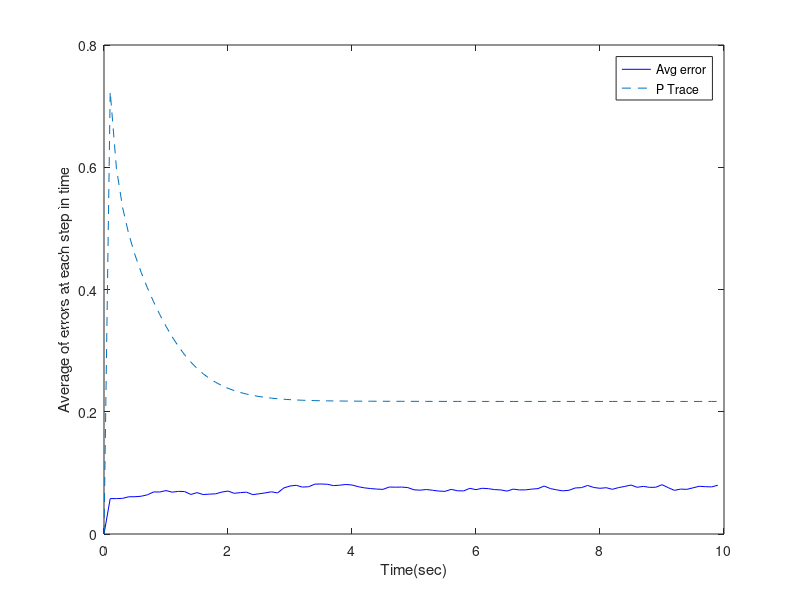

Write MATLAB code to recreate this figure.

clc;
clear;
close all;


A_c = [0 0 0 1 0 0 ; 
       0 0 0 0 1 0 ; 
       0 0 0 0 0 1 ; 
       -2 1 0 -1.6 0.8 0 ; 
       1 -2 1 0.8 -1.6 0.8 ; 
       0 1 -1 0 0.8 -0.8] ;
B_c = [0 0 0 ; 
       0 0 0 ; 
       0 0 0 ; 
       1 0 0 ;  
       0 1 0 ; 
       0 0 1] ;
C = [1 0 0 0 0 0 ;0 1 0 0 0 0 ; 0 0 1 0 0 0];

dT = 0.1;
A_d=expm(A_c*dT);
B_d=(A_d-eye(6))*inv(A_c)*B_c ;

x0 =[1 2 3 0 0 0]';
x_k = x0;
x_k1 = x_k;

x_hat = zeros(6,100);
u_bar = 0 ;

S_u = 0.2 ;
S_v = 0.1 ;

Q = B_d*S_u*B_d' ;
R = 0.1*eye(3) ;

P0 = blkdiag(eye(3),0.1*eye(3)) ;
% P0 = zeros(6,6)' ;
P(:,:,1) = P0 ;
xhat0 = x0 ;
x_hat(:,1)= xhat0 ;
x_tru(:,1)= x0 ;

for rn = 1:50
    for k = 2:100
        urandu = normrnd(u_bar,S_u*eye(3)) ;
        u_true(:,k-1)=[urandu(1,1);urandu(2,2);urandu(3,3)]; % gaussian random noise with mean S_u
        x_tru(:,k)=A_d*x_tru(:,k-1) + B_d*u_true(:,k-1); % true state change
      
        urandv = normrnd(u_bar,S_v*eye(3)) ;
        u_sensor(:,k-1)= [urandv(1,1);urandv(2,2);urandv(3,3)] ;
        y(:,k-1) = C*x_tru(:,k) + sqrtm(S_v)*u_sensor(:,k-1);
    
        x_hat(:,k) = A_d*x_hat(:,k-1) ;         % the model assumes ubar=0
        P(:,:,k) = A_d*P(:,:,k-1)*A_d' + Q;
    
        % measurement update
        K(:,:,k)=P(:,:,k)*C'*inv(C*P(:,:,k)*C' + R);
        x_hat(:,k)=x_hat(:,k) + K(:,:,k)*(y(:,k-1) - C*x_hat(:,k));
        P(:,:,k)=(eye(6) - K(:,:,k)*C)*P(:,:,k);
        
        % now compute estimate error
        e(:,k)=x_tru(:,k)-x_hat(:,k);
        e_norm(rn,k) = norm(e(:,k));
        P_trace(rn,k)=sqrt(trace(P(:,:,k)));
    end
    
    urandv = normrnd(u_bar,S_v*eye(3)) ;
    u_sensor(:,100)= [urandv(1,1);urandv(2,2);urandv(3,3)] ;
    y(:,100) = C*x_tru(:,k) + sqrtm(S_v)*u_sensor(:,k-1) ;
end

t=0:dT:10-dT;

h0 = figure ;
plot(t,mean(e_norm(:,:)),'b',t,mean(P_trace(:,:)),'--');
xlabel('Time(sec)');
ylabel('Average of errors at each step in time');
legend('Avg error','P Trace');
exportgraphics(h0,['Monte Carlo Avereaged Results''.jpg'])
